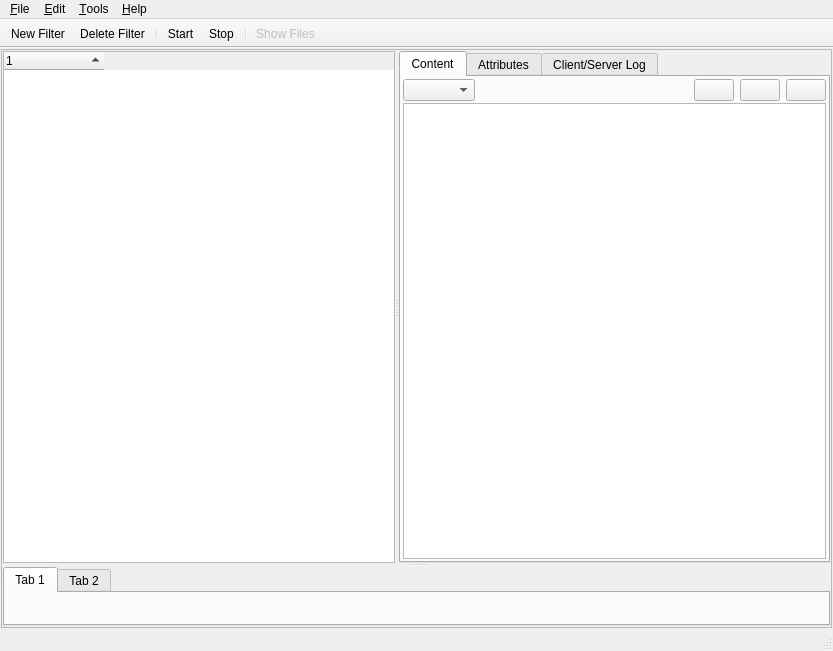
<?xml version="1.0" encoding="UTF-8"?>
<ui version="4.0">
 <class>MainWindow</class>
 <widget class="QMainWindow" name="MainWindow">
  <property name="enabled">
   <bool>true</bool>
  </property>
  <property name="geometry">
   <rect>
    <x>0</x>
    <y>0</y>
    <width>833</width>
    <height>651</height>
   </rect>
  </property>
  <property name="windowTitle">
   <string>SION! Browser</string>
  </property>
  <property name="windowIcon">
   <iconset resource="resources/Resources.qrc">
    <normaloff>:/icon/ApplicationIcon</normaloff>:/icon/ApplicationIcon</iconset>
  </property>
  <widget class="QWidget" name="centralWidget">
   <layout class="QVBoxLayout" name="verticalLayout">
    <property name="margin">
     <number>1</number>
    </property>
    <item>
     <widget class="QFrame" name="frame">
      <property name="frameShape">
       <enum>QFrame::StyledPanel</enum>
      </property>
      <property name="frameShadow">
       <enum>QFrame::Raised</enum>
      </property>
      <layout class="QGridLayout" name="gridLayout">
       <property name="margin">
        <number>1</number>
       </property>
       <property name="spacing">
        <number>2</number>
       </property>
       <item row="0" column="0">
        <widget class="QSplitter" name="verticalSplitter">
         <property name="orientation">
          <enum>Qt::Vertical</enum>
         </property>
         <widget class="QSplitter" name="horizontalSplitter">
          <property name="orientation">
           <enum>Qt::Horizontal</enum>
          </property>
          <widget class="QTreeWidget" name="treeWidget">
           <property name="whatsThis">
            <string>Filters/Files Tree (CTRL+SHIFT expands/collapse all sub-filters)</string>
           </property>
           <property name="autoScroll">
            <bool>false</bool>
           </property>
           <property name="editTriggers">
            <set>QAbstractItemView::NoEditTriggers</set>
           </property>
           <property name="showDropIndicator" stdset="0">
            <bool>false</bool>
           </property>
           <property name="sortingEnabled">
            <bool>true</bool>
           </property>
           <property name="animated">
            <bool>false</bool>
           </property>
           <property name="headerHidden">
            <bool>false</bool>
           </property>
           <attribute name="headerVisible">
            <bool>true</bool>
           </attribute>
           <attribute name="headerDefaultSectionSize">
            <number>60</number>
           </attribute>
           <attribute name="headerMinimumSectionSize">
            <number>60</number>
           </attribute>
           <attribute name="headerStretchLastSection">
            <bool>false</bool>
           </attribute>
           <column>
            <property name="text">
             <string notr="true">1</string>
            </property>
           </column>
          </widget>
          <widget class="QTabWidget" name="tabWidget">
           <property name="currentIndex">
            <number>0</number>
           </property>
           <widget class="QWidget" name="contentTab">
            <attribute name="title">
             <string>Content</string>
            </attribute>
            <layout class="QGridLayout" name="gridLayout_2">
             <property name="margin">
              <number>2</number>
             </property>
             <property name="spacing">
              <number>2</number>
             </property>
             <item row="0" column="0">
              <layout class="QHBoxLayout" name="horizontalLayout">
               <item>
                <widget class="QComboBox" name="displayCombo">
                 <property name="toolTip">
                  <string>Content display type</string>
                 </property>
                 <property name="statusTip">
                  <string>Content display type</string>
                 </property>
                 <property name="whatsThis">
                  <string>Content display type</string>
                 </property>
                </widget>
               </item>
               <item>
                <spacer name="horizontalSpacer">
                 <property name="orientation">
                  <enum>Qt::Horizontal</enum>
                 </property>
                 <property name="sizeHint" stdset="0">
                  <size>
                   <width>40</width>
                   <height>20</height>
                  </size>
                 </property>
                </spacer>
               </item>
               <item>
                <widget class="QPushButton" name="backButton">
                 <property name="toolTip">
                  <string>Navigate back</string>
                 </property>
                 <property name="statusTip">
                  <string>Navigate back</string>
                 </property>
                 <property name="whatsThis">
                  <string>Navigate back</string>
                 </property>
                 <property name="text">
                  <string/>
                 </property>
                 <property name="icon">
                  <iconset resource="resources/Resources.qrc">
                   <normaloff>:/icon/LeftArrow</normaloff>:/icon/LeftArrow</iconset>
                 </property>
                 <property name="iconSize">
                  <size>
                   <width>16</width>
                   <height>16</height>
                  </size>
                 </property>
                </widget>
               </item>
               <item>
                <widget class="QPushButton" name="forwardButton">
                 <property name="toolTip">
                  <string>Navigate forward</string>
                 </property>
                 <property name="statusTip">
                  <string>Navigate forward</string>
                 </property>
                 <property name="whatsThis">
                  <string>Navigate forward</string>
                 </property>
                 <property name="text">
                  <string/>
                 </property>
                 <property name="icon">
                  <iconset resource="resources/Resources.qrc">
                   <normaloff>:/icon/RightArrow</normaloff>:/icon/RightArrow</iconset>
                 </property>
                 <property name="iconSize">
                  <size>
                   <width>16</width>
                   <height>16</height>
                  </size>
                 </property>
                </widget>
               </item>
               <item>
                <widget class="QPushButton" name="upButton">
                 <property name="toolTip">
                  <string>Navigate up</string>
                 </property>
                 <property name="statusTip">
                  <string>Navigate up</string>
                 </property>
                 <property name="whatsThis">
                  <string>Navigate up</string>
                 </property>
                 <property name="text">
                  <string/>
                 </property>
                 <property name="icon">
                  <iconset resource="resources/Resources.qrc">
                   <normaloff>:/icon/UpArrow</normaloff>:/icon/UpArrow</iconset>
                 </property>
                 <property name="iconSize">
                  <size>
                   <width>16</width>
                   <height>16</height>
                  </size>
                 </property>
                </widget>
               </item>
              </layout>
             </item>
             <item row="1" column="0">
              <widget class="QTableView" name="contentTable">
               <property name="toolTip">
                <string>Filter content</string>
               </property>
               <property name="statusTip">
                <string>Filter content</string>
               </property>
               <property name="whatsThis">
                <string>Filter content</string>
               </property>
               <property name="autoScroll">
                <bool>false</bool>
               </property>
               <property name="editTriggers">
                <set>QAbstractItemView::NoEditTriggers</set>
               </property>
               <property name="showDropIndicator" stdset="0">
                <bool>false</bool>
               </property>
               <property name="dragDropOverwriteMode">
                <bool>false</bool>
               </property>
               <property name="selectionMode">
                <enum>QAbstractItemView::SingleSelection</enum>
               </property>
               <property name="iconSize">
                <size>
                 <width>32</width>
                 <height>32</height>
                </size>
               </property>
               <property name="textElideMode">
                <enum>Qt::ElideRight</enum>
               </property>
               <property name="showGrid">
                <bool>false</bool>
               </property>
               <property name="sortingEnabled">
                <bool>false</bool>
               </property>
               <property name="wordWrap">
                <bool>false</bool>
               </property>
               <property name="cornerButtonEnabled">
                <bool>false</bool>
               </property>
               <attribute name="horizontalHeaderDefaultSectionSize">
                <number>200</number>
               </attribute>
               <attribute name="horizontalHeaderHighlightSections">
                <bool>false</bool>
               </attribute>
               <attribute name="horizontalHeaderMinimumSectionSize">
                <number>100</number>
               </attribute>
               <attribute name="horizontalHeaderShowSortIndicator" stdset="0">
                <bool>false</bool>
               </attribute>
               <attribute name="verticalHeaderVisible">
                <bool>false</bool>
               </attribute>
               <attribute name="verticalHeaderHighlightSections">
                <bool>false</bool>
               </attribute>
              </widget>
             </item>
            </layout>
           </widget>
           <widget class="QWidget" name="attributesTab">
            <attribute name="title">
             <string>Attributes</string>
            </attribute>
            <layout class="QGridLayout" name="gridLayout_3">
             <property name="margin">
              <number>2</number>
             </property>
             <property name="spacing">
              <number>2</number>
             </property>
             <item row="0" column="0">
              <widget class="QTableView" name="attributesTable">
               <property name="sizePolicy">
                <sizepolicy hsizetype="Expanding" vsizetype="Expanding">
                 <horstretch>1</horstretch>
                 <verstretch>0</verstretch>
                </sizepolicy>
               </property>
               <property name="toolTip">
                <string>Attributes supported by the Filter's plugins</string>
               </property>
               <property name="statusTip">
                <string>Attributes supported by the Filter's plugins</string>
               </property>
               <property name="whatsThis">
                <string>Attributes supported by the Filter's plugins</string>
               </property>
               <property name="editTriggers">
                <set>QAbstractItemView::NoEditTriggers</set>
               </property>
               <property name="tabKeyNavigation">
                <bool>false</bool>
               </property>
               <property name="showDropIndicator" stdset="0">
                <bool>false</bool>
               </property>
               <property name="dragEnabled">
                <bool>false</bool>
               </property>
               <property name="dragDropOverwriteMode">
                <bool>false</bool>
               </property>
               <property name="dragDropMode">
                <enum>QAbstractItemView::NoDragDrop</enum>
               </property>
               <property name="alternatingRowColors">
                <bool>true</bool>
               </property>
               <property name="selectionMode">
                <enum>QAbstractItemView::SingleSelection</enum>
               </property>
               <property name="sortingEnabled">
                <bool>false</bool>
               </property>
               <attribute name="horizontalHeaderMinimumSectionSize">
                <number>100</number>
               </attribute>
               <attribute name="horizontalHeaderShowSortIndicator" stdset="0">
                <bool>false</bool>
               </attribute>
               <attribute name="horizontalHeaderStretchLastSection">
                <bool>true</bool>
               </attribute>
              </widget>
             </item>
            </layout>
           </widget>
           <widget class="QWidget" name="logTab">
            <attribute name="title">
             <string>Client/Server Log</string>
            </attribute>
            <layout class="QGridLayout" name="gridLayout_4">
             <item row="0" column="0">
              <widget class="QPlainTextEdit" name="clientServerLogEdit">
               <property name="sizePolicy">
                <sizepolicy hsizetype="Expanding" vsizetype="Expanding">
                 <horstretch>1</horstretch>
                 <verstretch>1</verstretch>
                </sizepolicy>
               </property>
               <property name="acceptDrops">
                <bool>false</bool>
               </property>
               <property name="layoutDirection">
                <enum>Qt::LeftToRight</enum>
               </property>
               <property name="autoFillBackground">
                <bool>false</bool>
               </property>
               <property name="undoRedoEnabled">
                <bool>false</bool>
               </property>
               <property name="lineWrapMode">
                <enum>QPlainTextEdit::NoWrap</enum>
               </property>
               <property name="readOnly">
                <bool>true</bool>
               </property>
              </widget>
             </item>
            </layout>
           </widget>
          </widget>
         </widget>
         <widget class="QTabWidget" name="scriptsBook">
          <property name="currentIndex">
           <number>0</number>
          </property>
          <widget class="QWidget" name="tab">
           <attribute name="title">
            <string>Tab 1</string>
           </attribute>
          </widget>
          <widget class="QWidget" name="tab_2">
           <attribute name="title">
            <string>Tab 2</string>
           </attribute>
          </widget>
         </widget>
        </widget>
       </item>
      </layout>
     </widget>
    </item>
   </layout>
  </widget>
  <widget class="QMenuBar" name="menuBar">
   <property name="geometry">
    <rect>
     <x>0</x>
     <y>0</y>
     <width>833</width>
     <height>25</height>
    </rect>
   </property>
   <widget class="QMenu" name="menu_File">
    <property name="title">
     <string>&amp;File</string>
    </property>
    <addaction name="actionNewFilter"/>
    <addaction name="actionDeleteFilter"/>
    <addaction name="separator"/>
    <addaction name="actionOpen"/>
    <addaction name="actionOpenFolder"/>
    <addaction name="separator"/>
    <addaction name="actionNewFilterSet"/>
    <addaction name="actionLoadFilterSet"/>
    <addaction name="actionSaveFilterSet"/>
    <addaction name="actionSaveFilterSetAs"/>
    <addaction name="actionDeleteFilterSet"/>
    <addaction name="separator"/>
    <addaction name="actionExit"/>
   </widget>
   <widget class="QMenu" name="menuA_bout">
    <property name="title">
     <string>&amp;Help</string>
    </property>
    <addaction name="actionAbout"/>
   </widget>
   <widget class="QMenu" name="menuTools">
    <property name="title">
     <string>&amp;Tools</string>
    </property>
    <addaction name="separator"/>
    <addaction name="actionRescan"/>
    <addaction name="actionRescanFilter"/>
    <addaction name="actionCleanup"/>
    <addaction name="actionCleanupFilter"/>
    <addaction name="separator"/>
    <addaction name="actionShowFiles"/>
    <addaction name="actionRefreshFiles"/>
    <addaction name="separator"/>
    <addaction name="actionSetServerPath"/>
    <addaction name="actionStartServer"/>
    <addaction name="actionStopServer"/>
    <addaction name="separator"/>
   </widget>
   <widget class="QMenu" name="menuEdit">
    <property name="title">
     <string>&amp;Edit</string>
    </property>
    <addaction name="actionCut"/>
    <addaction name="actionCopy"/>
    <addaction name="actionPaste"/>
   </widget>
   <addaction name="menu_File"/>
   <addaction name="menuEdit"/>
   <addaction name="menuTools"/>
   <addaction name="menuA_bout"/>
  </widget>
  <widget class="QToolBar" name="mainToolBar">
   <property name="enabled">
    <bool>true</bool>
   </property>
   <property name="movable">
    <bool>false</bool>
   </property>
   <property name="toolButtonStyle">
    <enum>Qt::ToolButtonIconOnly</enum>
   </property>
   <property name="floatable">
    <bool>false</bool>
   </property>
   <attribute name="toolBarArea">
    <enum>TopToolBarArea</enum>
   </attribute>
   <attribute name="toolBarBreak">
    <bool>false</bool>
   </attribute>
   <addaction name="actionNewFilter"/>
   <addaction name="actionDeleteFilter"/>
   <addaction name="separator"/>
   <addaction name="actionStart"/>
   <addaction name="actionStop"/>
   <addaction name="separator"/>
   <addaction name="actionShowFiles"/>
  </widget>
  <widget class="QStatusBar" name="statusBar"/>
  <action name="actionExit">
   <property name="text">
    <string>E&amp;xit</string>
   </property>
   <property name="toolTip">
    <string>Close the application and quit</string>
   </property>
   <property name="statusTip">
    <string>Close the application and quit</string>
   </property>
   <property name="whatsThis">
    <string>Close the application and quit</string>
   </property>
   <property name="shortcut">
    <string>Alt+X</string>
   </property>
  </action>
  <action name="actionRescan">
   <property name="text">
    <string>&amp;Rescan</string>
   </property>
   <property name="toolTip">
    <string>Cleanup and rescan all filters</string>
   </property>
   <property name="statusTip">
    <string>Cleanup and rescan all filters</string>
   </property>
   <property name="whatsThis">
    <string>Cleanup and rescan all filters</string>
   </property>
  </action>
  <action name="actionAbout">
   <property name="text">
    <string>&amp;About</string>
   </property>
   <property name="statusTip">
    <string>About</string>
   </property>
   <property name="whatsThis">
    <string>About</string>
   </property>
  </action>
  <action name="actionNewFilter">
   <property name="icon">
    <iconset resource="resources/Resources.qrc">
     <normaloff>:/icon/NewFolder</normaloff>
     <normalon>:/icon/NewFolder</normalon>:/icon/NewFolder</iconset>
   </property>
   <property name="text">
    <string>&amp;New Filter...</string>
   </property>
   <property name="toolTip">
    <string>Create a new filter</string>
   </property>
   <property name="statusTip">
    <string>Create a new filter</string>
   </property>
   <property name="whatsThis">
    <string>Create a new filter</string>
   </property>
   <property name="shortcut">
    <string>Ctrl+N</string>
   </property>
  </action>
  <action name="actionDeleteFilter">
   <property name="icon">
    <iconset resource="resources/Resources.qrc">
     <normaloff>:/icon/DeleteFolder</normaloff>:/icon/DeleteFolder</iconset>
   </property>
   <property name="text">
    <string>&amp;Delete Filter</string>
   </property>
   <property name="toolTip">
    <string>Delete the selected filter</string>
   </property>
   <property name="statusTip">
    <string>Delete the selected filter</string>
   </property>
   <property name="whatsThis">
    <string>Delete the selected filter</string>
   </property>
   <property name="shortcut">
    <string>Ctrl+D</string>
   </property>
  </action>
  <action name="actionShowFiles">
   <property name="checkable">
    <bool>true</bool>
   </property>
   <property name="enabled">
    <bool>false</bool>
   </property>
   <property name="icon">
    <iconset resource="resources/Resources.qrc">
     <normaloff>:/icon/ShowFolderFiles</normaloff>
     <normalon>:/icon/HideFolderFiles</normalon>:/icon/ShowFolderFiles</iconset>
   </property>
   <property name="text">
    <string>S&amp;how Files</string>
   </property>
   <property name="toolTip">
    <string>Show the selected filter's files (CTRL+SHIFT shows/hides all sub-filters' files)</string>
   </property>
   <property name="statusTip">
    <string>Show the selected filter's files (CTRL+SHIFT shows/hides all sub-filters' files)</string>
   </property>
   <property name="whatsThis">
    <string>Show the selected filter's files (CTRL+SHIFT shows/hides all sub-filters' files)</string>
   </property>
   <property name="shortcut">
    <string>F4</string>
   </property>
  </action>
  <action name="actionOpen">
   <property name="text">
    <string>&amp;Open</string>
   </property>
   <property name="toolTip">
    <string>View/Edit the selected file or filter</string>
   </property>
   <property name="statusTip">
    <string>View/Edit the selected file or filter</string>
   </property>
   <property name="whatsThis">
    <string>View/Edit the selected file or filter</string>
   </property>
  </action>
  <action name="actionCut">
   <property name="text">
    <string>Cut</string>
   </property>
   <property name="toolTip">
    <string>Cut the current filter</string>
   </property>
   <property name="statusTip">
    <string>Cut the current filter</string>
   </property>
   <property name="whatsThis">
    <string>Cut the current filter</string>
   </property>
   <property name="shortcut">
    <string>Ctrl+X</string>
   </property>
  </action>
  <action name="actionCopy">
   <property name="text">
    <string>Copy</string>
   </property>
   <property name="toolTip">
    <string>Copy the current filter</string>
   </property>
   <property name="statusTip">
    <string>Copy the current filter</string>
   </property>
   <property name="whatsThis">
    <string>Copy the current filter</string>
   </property>
   <property name="shortcut">
    <string>Ctrl+C</string>
   </property>
  </action>
  <action name="actionPaste">
   <property name="text">
    <string>Paste</string>
   </property>
   <property name="toolTip">
    <string>Paste the cut/copied filter</string>
   </property>
   <property name="statusTip">
    <string>Paste the cut/copied filter</string>
   </property>
   <property name="whatsThis">
    <string>Paste the cut/copied filter</string>
   </property>
   <property name="shortcut">
    <string>Ctrl+V</string>
   </property>
  </action>
  <action name="actionOpenFolder">
   <property name="text">
    <string>Open &amp;Folder</string>
   </property>
   <property name="toolTip">
    <string>Open the folder associated with the selected file or folder</string>
   </property>
   <property name="statusTip">
    <string>Open the folder associated with the selected file or folder</string>
   </property>
   <property name="whatsThis">
    <string>Open the folder associated with the selected file or folder</string>
   </property>
  </action>
  <action name="actionNewFilterSet">
   <property name="text">
    <string>New Filter Set</string>
   </property>
   <property name="toolTip">
    <string>Create a new set of filters</string>
   </property>
   <property name="statusTip">
    <string>Create a new set of filters</string>
   </property>
   <property name="whatsThis">
    <string>Create a new set of filters</string>
   </property>
  </action>
  <action name="actionLoadFilterSet">
   <property name="text">
    <string>&amp;Load Filter Set...</string>
   </property>
   <property name="toolTip">
    <string>Load an existing set of filters</string>
   </property>
   <property name="statusTip">
    <string>Load an existing set of filters</string>
   </property>
   <property name="whatsThis">
    <string>Load an existing set of filters</string>
   </property>
   <property name="shortcut">
    <string>Ctrl+L</string>
   </property>
  </action>
  <action name="actionSaveFilterSet">
   <property name="text">
    <string>&amp;Save Filter Set</string>
   </property>
   <property name="toolTip">
    <string>Save the current set of filters</string>
   </property>
   <property name="statusTip">
    <string>Save the current set of filters</string>
   </property>
   <property name="whatsThis">
    <string>Save the current set of filters</string>
   </property>
   <property name="shortcut">
    <string>Ctrl+S</string>
   </property>
  </action>
  <action name="actionSaveFilterSetAs">
   <property name="text">
    <string>Save Filter Set As...</string>
   </property>
   <property name="toolTip">
    <string>Save the current set of filters under a different name</string>
   </property>
   <property name="statusTip">
    <string>Save the current set of filters under a different name</string>
   </property>
   <property name="whatsThis">
    <string>Save the current set of filters under a different name</string>
   </property>
   <property name="shortcut">
    <string>Ctrl+Shift+S</string>
   </property>
  </action>
  <action name="actionSetServerPath">
   <property name="text">
    <string>Set Server &amp;Path...</string>
   </property>
   <property name="toolTip">
    <string>Set the path to the server</string>
   </property>
   <property name="statusTip">
    <string>Set the path to the server</string>
   </property>
   <property name="whatsThis">
    <string>Set the path to the server</string>
   </property>
  </action>
  <action name="actionStartServer">
   <property name="text">
    <string>St&amp;art Server</string>
   </property>
   <property name="toolTip">
    <string>Start the server</string>
   </property>
   <property name="statusTip">
    <string>Start the server</string>
   </property>
   <property name="whatsThis">
    <string>Start the server</string>
   </property>
   <property name="shortcut">
    <string>Alt+S</string>
   </property>
  </action>
  <action name="actionStopServer">
   <property name="text">
    <string>St&amp;op Server</string>
   </property>
   <property name="toolTip">
    <string>Stop the server</string>
   </property>
   <property name="statusTip">
    <string>Stop the server</string>
   </property>
   <property name="whatsThis">
    <string>Stop the server</string>
   </property>
   <property name="shortcut">
    <string>Alt+O</string>
   </property>
  </action>
  <action name="actionCleanup">
   <property name="text">
    <string>&amp;Cleanup</string>
   </property>
   <property name="toolTip">
    <string>Cleanup all filters' content (you must then rescan)</string>
   </property>
   <property name="statusTip">
    <string>Cleanup all filters' content (you must then rescan)</string>
   </property>
   <property name="whatsThis">
    <string>Cleanup all filters' content (you must then rescan)</string>
   </property>
  </action>
  <action name="actionRescanFilter">
   <property name="text">
    <string>Rescan &amp;Filter</string>
   </property>
   <property name="toolTip">
    <string>Cleanup and rescan the selected filter</string>
   </property>
   <property name="statusTip">
    <string>Cleanup and rescan the selected filter</string>
   </property>
   <property name="whatsThis">
    <string>Cleanup and rescan the selected filter</string>
   </property>
  </action>
  <action name="actionCleanupFilter">
   <property name="text">
    <string>Clean&amp;up Filter</string>
   </property>
   <property name="toolTip">
    <string>Cleanup the selected filter (you must the rescan it)</string>
   </property>
   <property name="statusTip">
    <string>Cleanup the selected filter (you must the rescan it)</string>
   </property>
   <property name="whatsThis">
    <string>Cleanup the selected filter (you must the rescan it)</string>
   </property>
  </action>
  <action name="actionRefreshFiles">
   <property name="text">
    <string>Refresh F&amp;iles</string>
   </property>
   <property name="toolTip">
    <string>Refresh the files in the tree</string>
   </property>
   <property name="statusTip">
    <string>Refresh the files in the tree</string>
   </property>
   <property name="whatsThis">
    <string>Refresh the files in the tree</string>
   </property>
   <property name="shortcut">
    <string>F5</string>
   </property>
  </action>
  <action name="actionDeleteFilterSet">
   <property name="text">
    <string>Delete Filter Set...</string>
   </property>
   <property name="toolTip">
    <string>Delete a filter set</string>
   </property>
   <property name="statusTip">
    <string>Delete a filter set</string>
   </property>
   <property name="whatsThis">
    <string>Delete a filter set</string>
   </property>
  </action>
  <action name="actionStart">
   <property name="icon">
    <iconset resource="resources/Resources.qrc">
     <normaloff>:/icon/Start</normaloff>:/icon/Start</iconset>
   </property>
   <property name="text">
    <string>Start</string>
   </property>
   <property name="toolTip">
    <string>Start Scanning</string>
   </property>
  </action>
  <action name="actionStop">
   <property name="icon">
    <iconset resource="resources/Resources.qrc">
     <normaloff>:/icon/Stop</normaloff>:/icon/Stop</iconset>
   </property>
   <property name="text">
    <string>Stop</string>
   </property>
   <property name="toolTip">
    <string>Stop Scanning</string>
   </property>
  </action>
 </widget>
 <layoutdefault spacing="6" margin="11"/>
 <resources>
  <include location="resources/Resources.qrc"/>
 </resources>
 <connections/>
 <slots>
  <slot>onVerticalSplitterMoved(int,int)</slot>
  <slot>onHorizontalSplitterMoved(int,int)</slot>
 </slots>
</ui>
